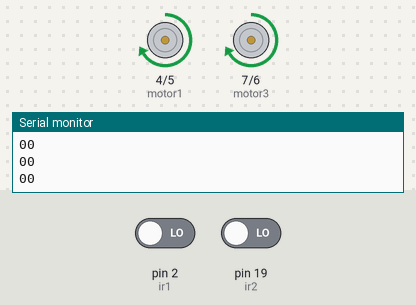
Recording of a sketch running on a simulated Arduino Uno, built with avr-gcc and run on an emulated ATmega328P. Shown: motor-driver pin pairs drawn as motors (green arrow = first pin HIGH = forward, orange = second pin HIGH = backward, longer = more drive, scaled by the enable pin), the last lines printed to the serial monitor. Inputs (shaded band) come from the test bench; at power-on: pin 2 (ir1) LOW, pin 19 (ir2) LOW.

Above: at 1.2 s.
1.3 s: pin 2 (ir1) driven HIGH
At 2.5 s:
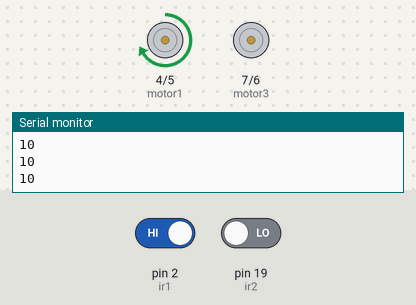
2.8 s: pin 19 (ir2) driven HIGH
At 3.9 s:
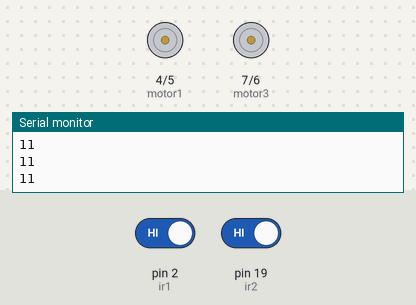
4.3 s: pin 2 (ir1) driven LOW
At 5.0 s:
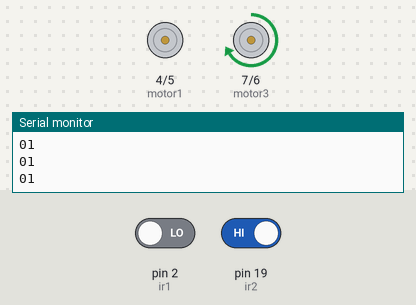
5.8 s: pin 19 (ir2) driven LOW
At 6.2 s:
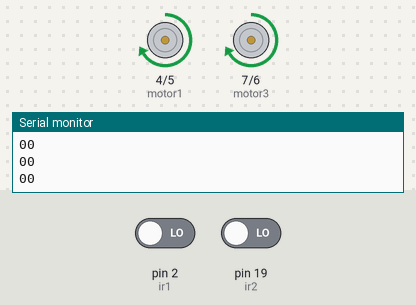
Timing chart, 0 to 8.3 s (numbered marks = the images above; inputs shaded):
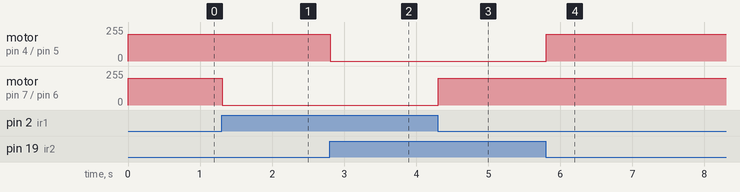

Measured:
- after the input at 1.3 s, motor on pin 7 (motor3) / pin 6 (motor4): forward 200/255 → stopped at once
- after the input at 2.8 s, motor on pin 4 (motor1) / pin 5 (motor2): forward 200/255 → stopped at once
- after the input at 4.3 s, motor on pin 7 (motor3) / pin 6 (motor4): stopped → forward 200/255 at once
- after the input at 5.8 s, motor on pin 4 (motor1) / pin 5 (motor2): stopped → forward 200/255 at once

The sketch:

2_OBJECT_FOLLOWER_ROBOT.ino
```cpp
int ir1 = 2; //Define IR sensor for decision making
int ir2 = 19;
int motor1 = 4; //Define motor driver pins
int motor2 = 5;
int motor3 = 7;
int motor4 = 6;
int enA = 10; //pins for speed control
int enB = 9;
void setup()
{
//Define input output pins
pinMode(ir1, INPUT);
pinMode(ir2, INPUT);
pinMode(motor1, OUTPUT);
pinMode(motor2, OUTPUT);
pinMode(motor3, OUTPUT);
pinMode(motor4, OUTPUT);
pinMode(enA, OUTPUT);
pinMode(enB, OUTPUT);
analogWrite(enA, 200); //RPM can be between 0-255
analogWrite(enB, 200);
Serial.begin(9600); //initialize the baud rate
}
void loop()
{
int statusSensor1 = digitalRead(ir1);
int statusSensor2 = digitalRead(ir2);
Serial.print(statusSensor1);
Serial.println(statusSensor2);
if (statusSensor1 == HIGH && statusSensor2 == HIGH )
{ // Robot Stops
digitalWrite(motor1, LOW);
digitalWrite(motor2, LOW);
digitalWrite(motor3, LOW);
digitalWrite(motor4, LOW);
}
if (statusSensor1 == LOW && statusSensor2 == LOW )
{ // Robot Moves Forward
digitalWrite(motor1, HIGH);
digitalWrite(motor2, LOW);
digitalWrite(motor3, HIGH);
digitalWrite(motor4, LOW);
}
if (statusSensor1 == HIGH && statusSensor2 == LOW)
{ // Robot Moves Left
digitalWrite(motor1, HIGH);
digitalWrite(motor2, LOW);
digitalWrite(motor3, LOW);
digitalWrite(motor4, LOW);
}
if (statusSensor1 == LOW && statusSensor2 == HIGH)
{ // Robot Moves Right
digitalWrite(motor1, LOW);
digitalWrite(motor2, LOW);
digitalWrite(motor3, HIGH);
digitalWrite(motor4, LOW);
}
}
```
